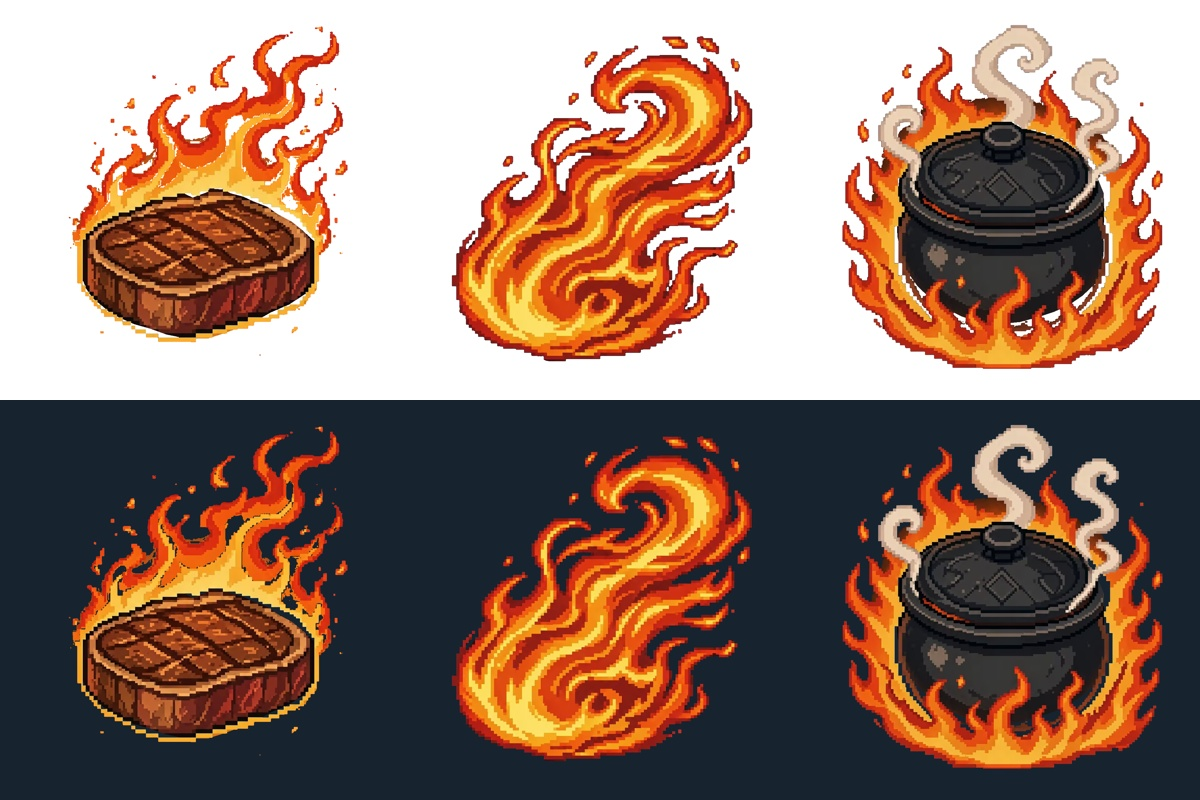
#> input picture docs/reports/alpha-v2.5.2-evidence/sique-transparent-preview.jpg, 1200 x 800 px, given in place of sique-roast.jpg, which was not available
$ python extract_alpha_v252_sique_art.py
#> lines starting #> are read from the running program, lines starting #| are printed output that depends on the picture; after the words box and inside, x2 and y2 are one past the last pixel; in counts of white or black regions, pixels touching at a corner belong together; pictures that were not available may be replaced by others from this repository, and a replacement may not be noted
"""Extract the three supplied Sique illustrations without repainting their pixels.

Requires Pillow and NumPy. Originals remain unchanged in source/sique/.
"""
from pathlib import Path
import numpy as np
from PIL import Image, ImageDraw, ImageFilter

ROOT = Path(__file__).resolve().parents[1]
ART = ROOT / "assets/art/alpha-v252-20261021"


def extract(card):
#> called with card = 'sique-roast'
    source = ART / "source/sique" / (card + ".jpg")
    image = Image.open(source).convert("RGB")
#> image is the input picture: PIL image 1200x800 RGB; mean R, G, B 150.6, 123, 109
    rgb = np.asarray(image).astype("float32")
    r, g, b = rgb[:, :, 0], rgb[:, :, 1], rgb[:, :, 2]
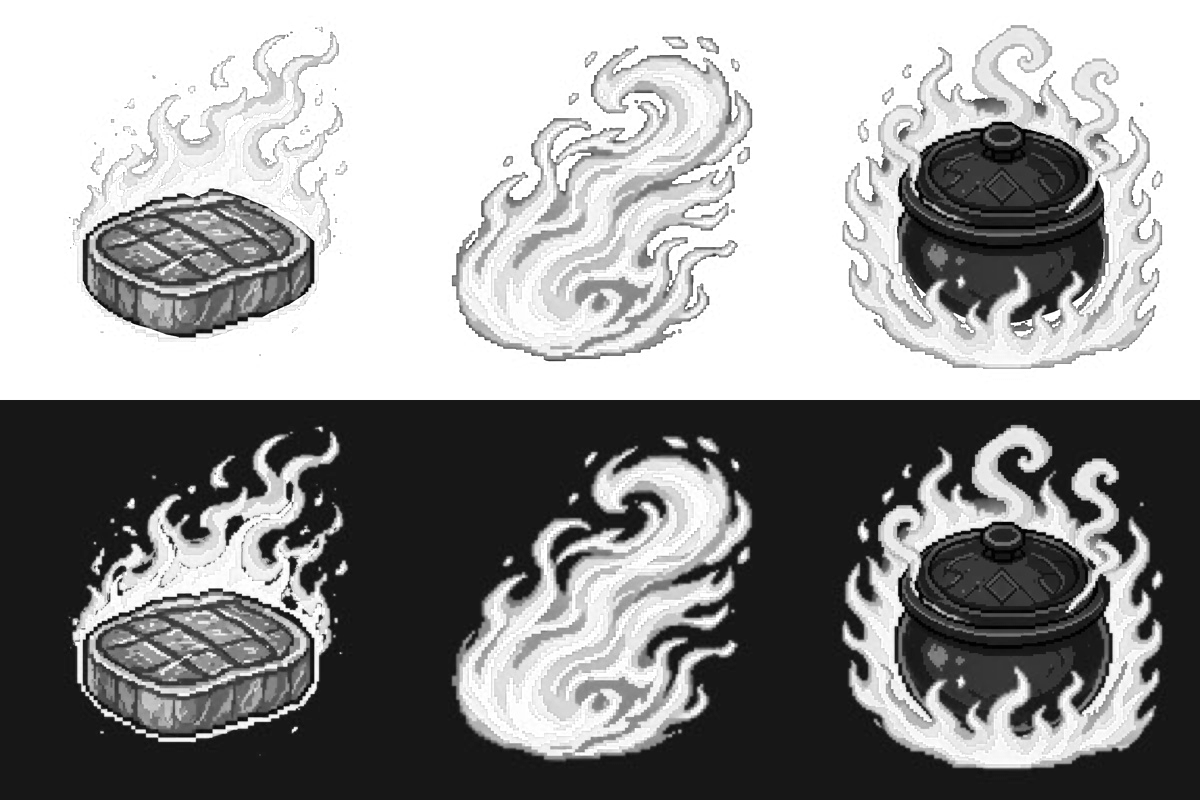
#> r: shape (800, 1200) float32; min 0, max 255, mean 150.6
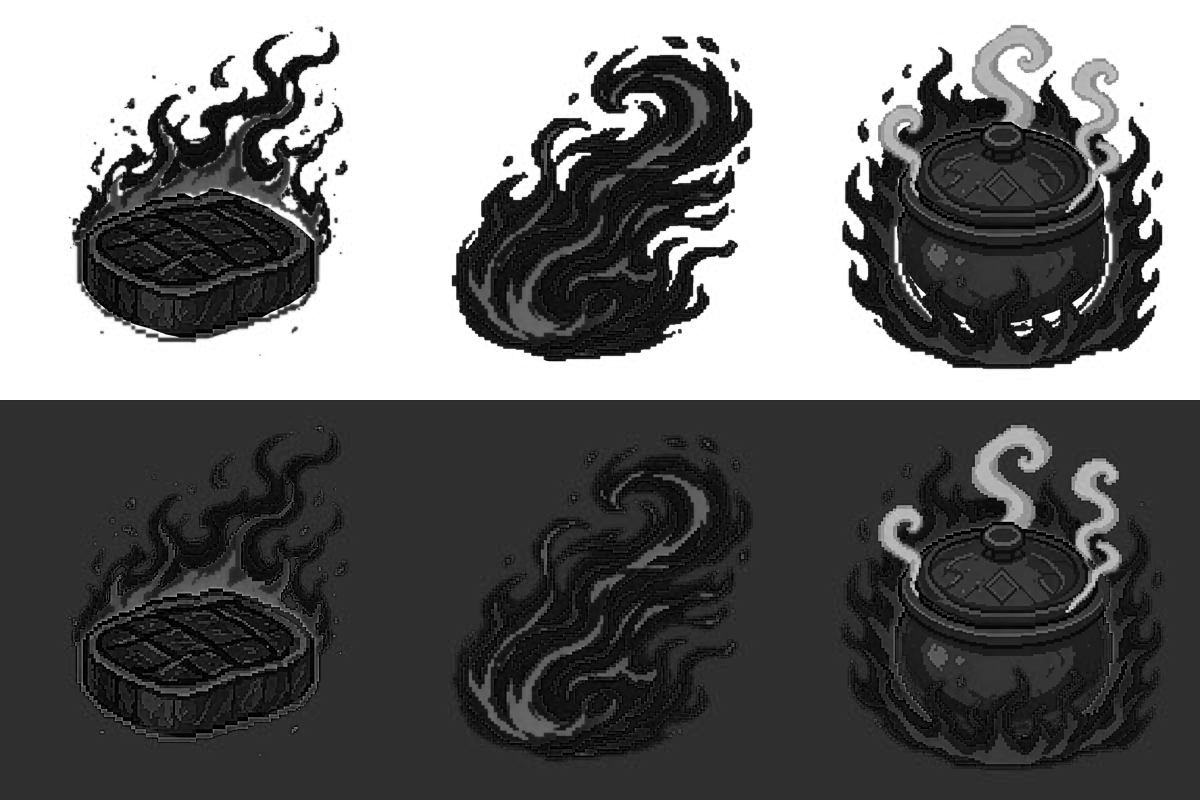
#> b: shape (800, 1200) float32; min 0, max 255, mean 109
    if card == "sique-roast":
        # Exclude the smooth brown backdrop, preserving the vivid flame palette.
        mask = (r > 170) & ((g < r * .46) | (g > 128)) & (b < g * .85)
#> mask: shape (800, 1200) bool; 18.4% white; 578 white regions (464 under 20 px), largest, box (x1, y1, x2, y2) and area: (459, 49, 750, 356) 39728, (459, 449, 750, 756) 39717, (844, 120, 1161, 368) 20156
        mask[1160:, :] = False
        # The steak's near-black outline is intentional foreground.
        body = Image.new("L", image.size)
#> body: PIL image 1200x800 L; every value is 0
        ImageDraw.Draw(body).polygon([(264,758),(283,724),(352,686),(416,659),(483,637),
            (525,618),(591,620),(616,632),(664,614),(671,603),(713,606),(737,618),
            (778,629),(810,644),(854,661),(888,685),(933,709),(970,739),(1008,775),
            (1011,840),(1013,889),(1003,921),(967,946),(924,974),(866,999),
            (813,1029),(763,1049),(716,1066),(667,1082),(592,1082),(533,1070),
            (480,1051),(430,1037),(389,1019),(352,1000),(324,976),(296,953),
            (275,922),(262,887)], fill=255)
#> body: PIL image 1200x800 L; 10.9% white; 1 white region, box (x1, y1, x2, y2) and area: (263, 603, 1010, 800) 104334
        mask |= np.asarray(body) > 0
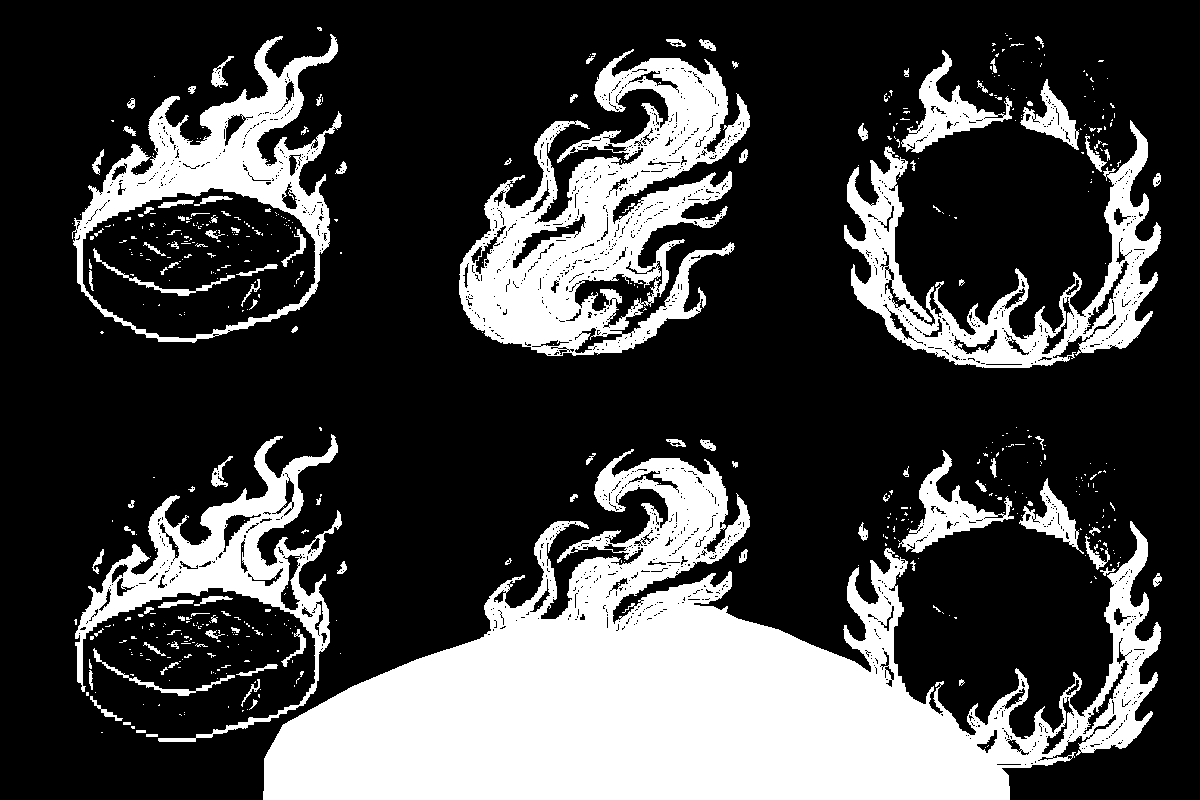
#> mask: shape (800, 1200) bool; 26.6% white; 564 white regions (451 under 20 px), largest, box (x1, y1, x2, y2) and area: (263, 449, 1161, 800) 139018, (459, 49, 750, 356) 39728, (844, 120, 1161, 368) 20156
    elif card == "sique-blowfire":
        mask = (r > 45) & (r > g * .95) & (r > b * 1.8)
        mask[1160:, 1130:] = False
    else:
        # Neutral grey pot and cream steam are foreground, as are warm flames.
        mask = ((r > 75) & ((r > g * 1.2) | ((r > 125) & (g > 100))))
        body = Image.new("L", image.size)
        ImageDraw.Draw(body).polygon([(319,556),(346,504),(389,458),(450,426),
            (514,408),(578,402),(610,391),(677,391),(705,408),(762,422),(814,437),
            (855,458),(896,489),(923,527),(949,564),(971,618),(973,682),
            (970,741),(971,798),(967,857),(945,906),(904,945),(862,974),
            (813,997),(762,1014),(703,1030),(633,1037),(572,1030),(517,1012),
            (463,985),(416,954),(375,914),(342,867),(324,815),(312,757),
            (309,690),(313,624)], fill=255)
        mask |= np.asarray(body) > 0
        mask[1180:, :] = False
    mask[:, :70] = False
    mask[:, 1170:] = False
    matte = Image.fromarray(mask.astype("uint8") * 255).filter(ImageFilter.MedianFilter(3))
#> matte: PIL image 1200x800 L; 27% white; 276 white regions (179 under 20 px), largest, box (x1, y1, x2, y2) and area: (263, 449, 1161, 800) 139922, (459, 49, 750, 356) 40796, (844, 121, 1161, 368) 20805
    # Retain crisp pixel edges; one-pixel key cleanup avoids JPEG background fringes.
    output = image.convert("RGBA")
    output.putalpha(matte)
    destination = ART / "processed" / (card + ".png")
    destination.parent.mkdir(exist_ok=True)
    output.save(destination)
    return output


def main():
    images = [extract(card) for card in ("sique-roast", "sique-blowfire", "sique-backfire")]
#> call 2 of extract, with card = 'sique-blowfire'
#> in extract (call 2), `mask = (r > 45) & (r > g * .95) & (r > b * 1.8)`: mask: shape (800, 1200) bool; 29.1% white; 151 white regions (86 under 20 px), largest, box (x1, y1, x2, y2) and area: (452, 445, 752, 761) 55945, (452, 46, 752, 361) 54810, (72, 432, 344, 743) 47014
#> in extract (call 2), `matte = Image.fromarray(mask.astype("uint8") * 255).filter(ImageFilter..`: matte: PIL image 1200x800 L; 29.1% white; 98 white regions (31 under 20 px), largest, box (x1, y1, x2, y2) and area: (452, 446, 752, 761) 55934, (452, 46, 752, 361) 54780, (72, 432, 344, 743) 47226
#> in extract (call 2), `output.putalpha(matte)`:
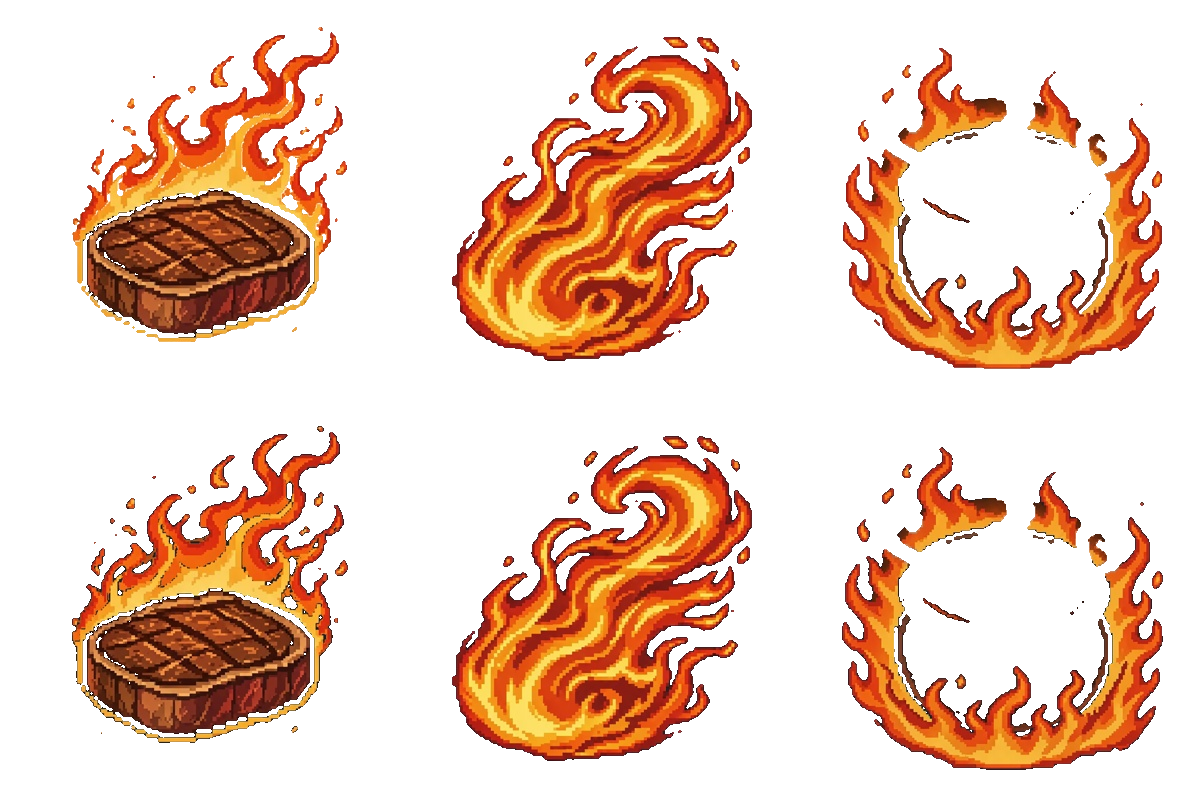
#> output: PIL image 1200x800 RGBA; mean R, G, B, A 150.6, 123, 109, 74.2; transparent parts drawn white
    preview = Image.new("RGB", (1200, 800), "white")
    for n, im in enumerate(images):
        for row, color in enumerate(("#ffffff", "#17242f")):
            tile = Image.new("RGBA", im.size, color)
            tile.alpha_composite(im)
            preview.paste(tile.convert("RGB").resize((400, 400)), (n * 400, row * 400))
    path = ROOT / "output/alpha-v2.5.2/sique-transparent-preview.jpg"
    path.parent.mkdir(parents=True, exist_ok=True)
    preview.save(path, quality=95)
    print(path)


if __name__ == "__main__":
#> (the run stopped early here; a loop or call above may not have finished)
